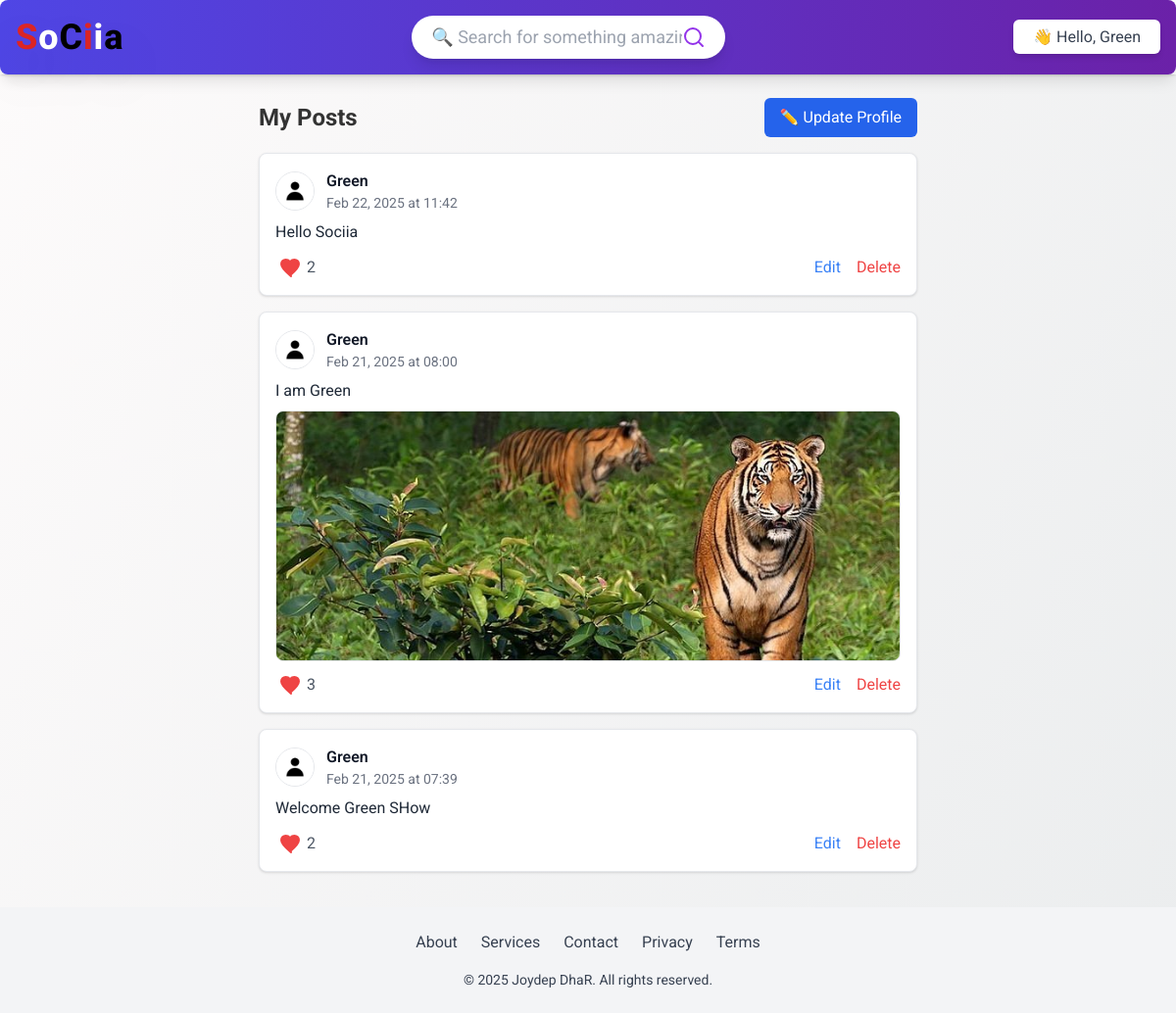
Screenshot of /profile/ (signed in) with the database file from the repository.
### social_media/models.py (models this page shows, shortened)
class Post(models.Model):
    user = models.ForeignKey(User, on_delete=models.CASCADE)
    text = models.TextField()
    image = models.ImageField(upload_to='posts/', blank=True, null=True)
    created_at = models.DateTimeField(auto_now_add=True)
    likes = models.ManyToManyField(User, related_name='post_likes', blank=True)

### social_media/views.py (the view)
# urls.py: path('profile/', views.profile_view, name='profile'),
@login_required
def profile_view(request):
    posts = Post.objects.filter(user=request.user).order_by('-created_at')
    return render(request, 'profile.html', {'posts': posts})

### social_media/templates/profile.html (shortened to what this page needs)
{% extends "layouts/main_layout.html" %}
{% load static %}
{% block content %}
<div class="max-w-2xl mx-auto">
    <div class="flex justify-between items-center mb-4">
        <h2 class="text-2xl font-bold">My Posts</h2>
        <a href="{% url 'update_user' %}" class="bg-blue-600 text-white px-4 py-2 rounded-md hover:bg-blue-700 transition duration-200 ease-in-out">
            ✏️ Update Profile
        </a>
    </div>
    {% for post in posts %}
    <div class="bg-white p-4 rounded-lg shadow mb-4 border">
        <div class="flex items-center space-x-3">
            <img src="{% if post.user.profile.image %}{{ post.user.profile.image.url }}{% else %}{% static 'default-profile.jpg' %}{% endif %}"
                 alt="Profile Image of {{ post.user.username }}" class="w-10 h-10 rounded-full border object-cover">
            <div>
                <p class="text-gray-900 font-semibold">{{ post.user.username }}</p>
                <p class="text-sm text-gray-500">{{ post.created_at|date:"M d, Y" }} at {{ post.created_at|time:"H:i" }}</p>
            </div>
        </div>
        <p class="mt-2 text-gray-800">{{ post.text }}</p>
        {% if post.image %}
            <img src="{{ post.image.url }}" alt="Post image" class="mt-2 rounded-lg border w-full max-h-64 object-cover">
        {% endif %}
        <div class="flex justify-between items-center mt-3">
            <form action="{% url 'like_post' post.id %}" method="POST" class="flex items-center space-x-1">
                <button type="submit" class="focus:outline-none">
                    <svg class="w-6 h-6 {% if user in post.likes.all %}text-red-500{% else %}text-gray-400{% endif %}"
                         fill="{% if user in post.likes.all %}currentColor{% else %}none{% endif %}"
                         stroke="currentColor" viewBox="0 0 24 24" xmlns="http://www.w3.org/2000/svg">
                        <path stroke-linecap="round" stroke-linejoin="round" stroke-width="2"
                              d="M12 21l-1.45-1.32C5.4 15.36 2 12.28 2 8.5 2 6.02 3.94 4 6.5 4c1.74 0 3.41.81 4.5 2.09C12.09 4.81 13.76 4 15.5 4 18.06 4 20 6.02 20 8.5c0 3.78-3.4 6.86-8.55 11.18L12 21z">
                        </path>
                    </svg>
                </button>
                <span class="text-gray-600">{{ post.likes.count }}</span>
            </form>
            {% if user == post.user %}
            <div class="space-x-3">
                <a href="{% url 'edit_post' post.id %}" class="text-blue-500 hover:underline transition">Edit</a>
                <a href="{% url 'delete_post' post.id %}" class="text-red-500 hover:underline transition">Delete</a>
            </div>
            {% endif %}
        </div>
    </div>
    {% empty %}
    <p class="text-gray-500">No posts yet.</p>
    {% endfor %}
</div>
{% endblock %}

### templates/layouts/main_layout.html (shortened to what this page needs)
<!DOCTYPE html>
<html lang="en">
<head>
    <link href="https://cdn.jsdelivr.net/npm/daisyui@4.12.23/dist/full.min.css" rel="stylesheet" type="text/css" />
    <script src="https://cdn.tailwindcss.com"></script>
    <link rel="stylesheet" href="https://cdn.jsdelivr.net/npm/toastify-js/src/toastify.min.css">
    <link rel="stylesheet" href="https://cdnjs.cloudflare.com/ajax/libs/font-awesome/6.7.2/css/all.min.css">
</head>
<body>
    <header class="fixed top-0 left-0 w-full z-50 shadow">
        {% include "components/nav.html" %}
    </header>
    <main class="mt-20">
    {% block content %}
        {% endblock content %}
</main>
    {% include "components/footer.html" %}
</body>
</html>

### templates/components/nav.html (shortened to what this page needs)
{% load static %}
<nav class="max-w-screen-xl mx-auto bg-gradient-to-r from-indigo-600 to-purple-800 shadow-lg p-4 flex justify-between items-center rounded-lg text-white relative">
    <div class="flex items-center space-x-3">
        <a href="{% url 'home' %}" class="text-4xl font-extrabold tracking-wide flex items-center gap-0 transform transition hover:scale-105">
            <span class="text-red-600 drop-shadow-2xl hover:scale-110 transition-all duration-300">S</span>
            <span class="text-white drop-shadow-2xl hover:scale-110 transition-all duration-300">o</span>
            <span class="text-black drop-shadow-2xl hover:scale-110 transition-all duration-300">C</span>
            <span class="text-red-600 drop-shadow-2xl hover:scale-110 transition-all duration-300">i</span>
            <span class="text-white drop-shadow-2xl hover:scale-110 transition-all duration-300">i</span>
            <span class="text-black drop-shadow-2xl hover:scale-110 transition-all duration-300">a</span>
        </a>
    </div>
    <form action="{% url 'search' %}" method="GET" class="hidden md:flex items-center bg-white rounded-full px-5 py-2 shadow-lg w-80 transition-all duration-300 hover:ring-2 hover:ring-purple-400 focus-within:ring-4">
        <input type="text" name="q" placeholder="🔍 Search for something amazing..." class="w-full outline-none text-gray-700 bg-transparent text-lg">
        <button type="submit" class="text-purple-600 hover:text-purple-700 transition duration-300">
            <svg class="w-6 h-6" fill="none" stroke="currentColor" viewBox="0 0 24 24" xmlns="http://www.w3.org/2000/svg">
                <path stroke-linecap="round" stroke-linejoin="round" stroke-width="2" d="M21 21l-4.35-4.35M11 19a8 8 0 100-16 8 8 0 000 16z"></path>
            </svg>
        </button>
    </form>
    <div class="space-x-4 flex items-center">
        {% if user.is_authenticated %}
        <div class="relative group">
            <span class="bg-white text-gray-700 px-5 py-2 rounded-md hover:bg-gray-200 transition shadow-md">
                👋 Hello, {{ user.username }}
            </span>
        </div>
        {% endif %}
    </div>
</nav>

### templates/components/footer.html
<footer class="bg-gray-100 text-gray-700 py-6">
    <div class="max-w-screen-xl mx-auto text-center">
        <div class="flex flex-wrap justify-center gap-6 mb-4">
            <a href="#" class="hover:text-blue-600">About</a>
            <a href="#" class="hover:text-blue-600">Services</a>
            <a href="#" class="hover:text-blue-600">Contact</a>
            <a href="#" class="hover:text-blue-600">Privacy</a>
            <a href="#" class="hover:text-blue-600">Terms</a>
        </div>
        <p class="text-sm">&copy; 2025 Joydep DhaR. All rights reserved.</p>
    </div>
</footer>

### templates/layouts/main_layout.html (style rules this page uses)
body { font-family: 'Roboto', sans-serif; background: linear-gradient(120deg, #fdfbfb, #ebedee); color: #333; min-height: 100vh; display: flex; flex-direction: column; }
header { background: rgba(255, 255, 255, 0.8); backdrop-filter: blur(10px); box-shadow: 0 4px 6px rgba(0, 0, 0, 0.1); }
main { flex: 1; padding: 20px; }

### rows the page displays
Post: user.username "Green", created_at "Feb 22, 2025", created_at "11:42", text "Hello Sociia", likes.count "2", shows "Edit"
Post: user.username "Green", created_at "Feb 21, 2025", created_at "08:00", text "I am Green", image (picture), likes.count "3", shows "Edit"
Post: user.username "Green", created_at "Feb 21, 2025", created_at "07:39", text "Welcome Green SHow", likes.count "2", shows "Edit"

### other values shown
{{ user.username }} "Green"
